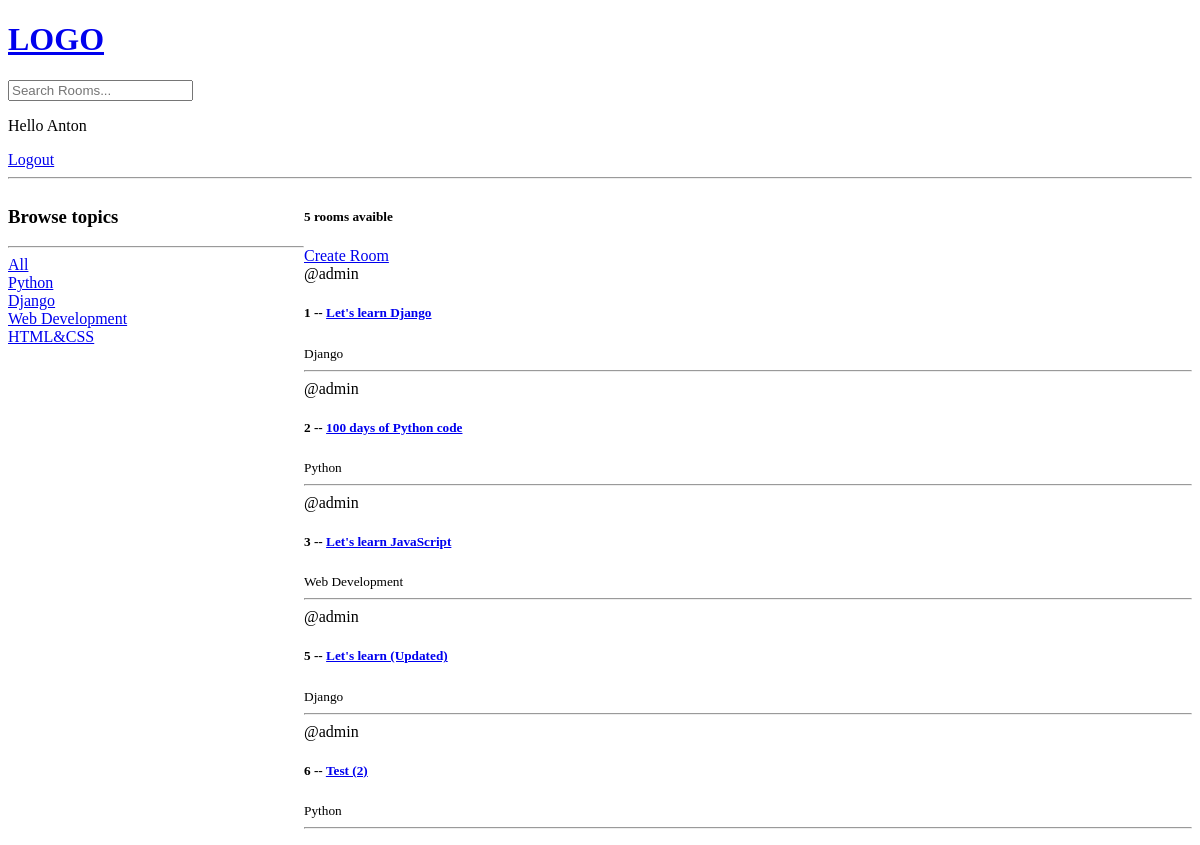
The page / (signed in) on the database as committed earlier.
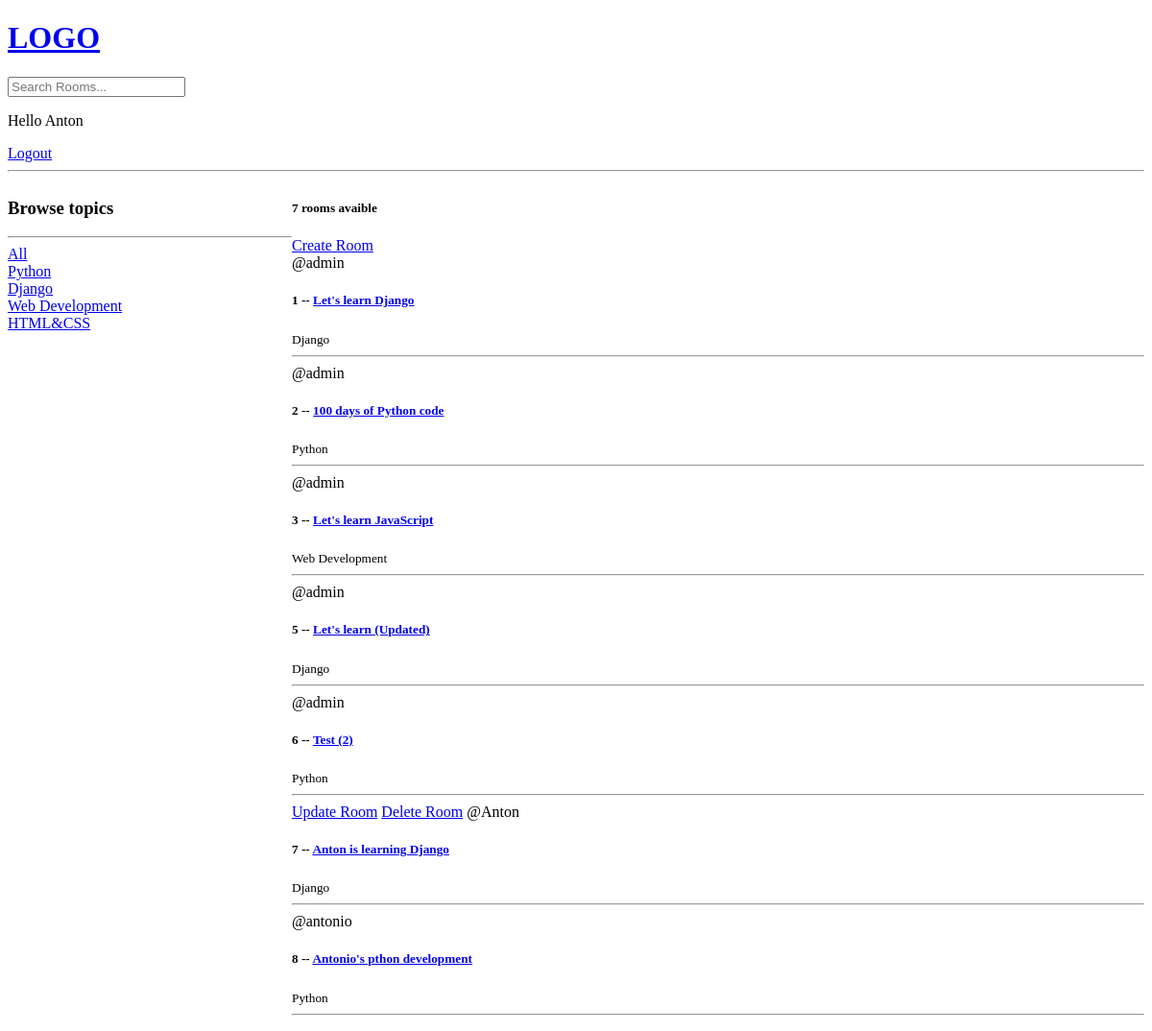
The same page on the database as committed later.
### base/models.py (models this page shows, shortened)
class Topic(models.Model):
    name = models.CharField(max_length=200)

class Room(models.Model):
    host = models.ForeignKey(User, on_delete=models.SET_NULL, null=True) # автор комнаты
    topic = models.ForeignKey(Topic, on_delete=models.SET_NULL, null=True) # тема комнаты
    name = models.CharField(max_length=200)  # имя комнаты
    description = models.TextField(null=True, blank=True)  # описание о комнате, может быть пустое
    updated = models.DateField(auto_now=True)  # auto_now срабатывает каждый раз, когда мы изменяем запись в таблице
    created = models.DateField(auto_now_add=True)  # auto_now_add - работает 1 раз при создании записи в таблице
    class Meta:
        ordering = ['-updated', '-created']

### base/views.py (the view)
# urls.py: path('', views.home, name='home'),
def home(request):
    q = request.GET.get('q') if request.GET.get('q') != None else ''
    rooms = Room.objects.filter(
        Q(topic__name__icontains=q) |
        Q(name__icontains=q) |
        Q(description__icontains=q)
    )
    topics = Topic.objects.all()
    room_count = rooms.count()
    context = {'rooms': rooms, 'topics': topics, 'room_count': room_count}
    return render(request, 'base/home.html', context)

### base/templates/base/home.html (shortened to what this page needs)
{% extends 'base/base.html' %}
{% block content %}
    <div class="home-container">
        <div>
            <h3>Browse topics</h3>
            <hr>
                <div>
                    <a href="{% url 'home' %}">All</a>
                </div>
            {% for topic in topics %}
                <div>
                    <a href="{% url 'home' %}?q={{topic.name}}">{{ topic.name }}</a>
                </div>
            {% endfor %}
        </div>
        <div>
                        <h5>{{room_count}} rooms avaible</h5>
            <a href="{% url 'create-room' %}">Create Room</a>
            <div>
                {% for room in rooms %}
                    <div>
                        {% if request.user == room.host %}
                            <a href="{% url 'update-room' room.id %}">Update Room</a>
                            <a href="{% url 'delete-room' room.id %}">Delete Room</a>
                        {% endif %}
                        <span>@{{room.host.username}}</span>
                        <h5>{{room.id}} -- <a href="{% url 'room' room.id %}">{{room.name}}</a></h5>
                        <small>{{room.topic.name}}</small>
                        <hr>
                    </div>
                {% endfor %}
            </div>
        </div>
    </div>
{% endblock %}

Rows that differ between the two databases and show on the page:
added Room: shows "Update Room", host.username "Anton", id "7", name "Anton is learning Django", topic.name "Django"
added Room: host.username "antonio", id "8", name "Antonio's pthon development", topic.name "Python"
Other text that changed with them:
{{ room_count }}: "5" → "7"
